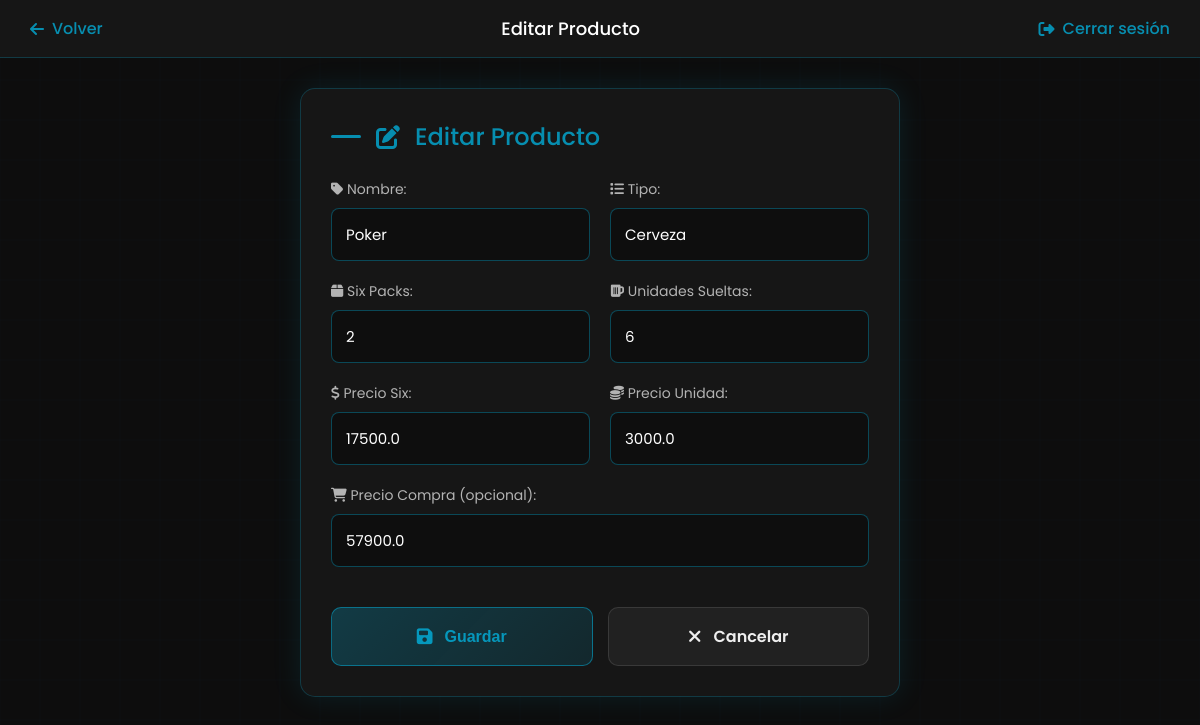
The page /editar_producto/18 (signed in) on the database its author committed.
### tables this page shows
CREATE TABLE productos (
    id INTEGER PRIMARY KEY AUTOINCREMENT,
    nombre TEXT NOT NULL,
    tipo TEXT,
    six_disponibles INTEGER,
    unidades_sueltas INTEGER,
    precio_six REAL,
    precio_unidad REAL,
    precio_compra REAL,
    ganancia_estimada REAL
);

### app.py (the view, shortened to what this page needs)
@app.route('/editar_producto/<int:id>', methods=['GET', 'POST'])
@login_requerido
def editar_producto(id):
    if session['rol'] != 'admin':
        return redirect(url_for('login'))
    cur = get_db().cursor()
    cur.execute("SELECT * FROM productos WHERE id = ?", (id,))
    producto = cur.fetchone()
    if not producto:
        return "Producto no encontrado", 404
    return render_template('editar_producto.html', producto=producto)

### app.py (called while the page is built)
def login_requerido(f):
    @wraps(f)
    def decorada(*args, **kwargs):
        if 'usuario' not in session:
            return redirect(url_for('login'))
        response = make_response(f(*args, **kwargs))
        response.headers['Cache-Control'] = 'no-store, no-cache, must-revalidate, max-age=0'
        response.headers['Pragma'] = 'no-cache'
        return response
    return decorada

def get_db():
    db = getattr(g, '_database', None)
    if db is None:
        db = g._database = sqlite3.connect(DATABASE)
    return db

@app.teardown_appcontext
def close_connection(exception):
    db = getattr(g, '_database', None)
    if db:
        db.close()

### templates/editar_producto.html (shortened to what this page needs)
<!DOCTYPE html>
<html lang="es">
<head>
  <link rel="stylesheet" href="https://cdnjs.cloudflare.com/ajax/libs/font-awesome/6.5.0/css/all.min.css" />
</head>
<body>
  <div class="navbar">
    <a href="{{ url_for('inventario') }}"><i class="fas fa-arrow-left"></i> Volver</a>
    <span>Editar Producto</span>
    <a href="/logout"><i class="fas fa-sign-out-alt"></i> Cerrar sesión</a>
  </div>
  <div class="contenedor">
    <h2><i class="fas fa-edit"></i> Editar Producto</h2>
    <form method="POST">
      <div class="form-group">
        <div>
          <label for="nombre"><i class="fas fa-tag"></i> Nombre:</label>
          <input type="text" id="nombre" name="nombre" value="{{ producto[1] }}" required>
        </div>
        <div>
          <label for="tipo"><i class="fas fa-list"></i> Tipo:</label>
          <input type="text" id="tipo" name="tipo" value="{{ producto[2] }}">
        </div>
      </div>
      <div class="form-group">
        <div>
          <label for="six_disponibles"><i class="fas fa-box"></i> Six Packs:</label>
          <input type="number" id="six_disponibles" name="six_disponibles" value="{{ producto[3] }}" min="0">
        </div>
        <div>
          <label for="unidades_sueltas"><i class="fas fa-beer"></i> Unidades Sueltas:</label>
          <input type="number" id="unidades_sueltas" name="unidades_sueltas" value="{{ producto[4] }}" min="0">
        </div>
      </div>
      <div class="form-group">
        <div>
          <label for="precio_six"><i class="fas fa-dollar-sign"></i> Precio Six:</label>
          <input type="number" step="0.01" id="precio_six" name="precio_six" value="{{ producto[5] }}" min="0">
        </div>
        <div>
          <label for="precio_unidad"><i class="fas fa-coins"></i> Precio Unidad:</label>
          <input type="number" step="0.01" id="precio_unidad" name="precio_unidad" value="{{ producto[6] }}" min="0">
        </div>
      </div>
      <div>
        <label for="precio_compra"><i class="fas fa-shopping-cart"></i> Precio Compra (opcional):</label>
        <input type="number" step="0.01" id="precio_compra" name="precio_compra"
               value="{{ producto[7] if producto[7] else '' }}" min="0">
      </div>
      <div class="btn-group">
        <button type="submit" class="btn btn-primary">
          <i class="fas fa-save"></i> Guardar
        </button>
        <a href="{{ url_for('inventario') }}" class="btn btn-secondary">
          <i class="fas fa-times"></i> Cancelar
        </a>
      </div>
    </form>
  </div>
</body>
</html>

### templates/editar_producto.html (style rules this page uses)
* { box-sizing: border-box; margin: 0; padding: 0; }
body { font-family: 'Poppins', sans-serif; background-size: 40px 40px; color: #eee; min-height: 100vh; }
.navbar { background: rgba(26, 26, 26, 0.8); padding: 15px 30px; display: flex; justify-content: space-between; align-items: center; border-bottom: 1px solid rgba(0, 204, 255, 0.2); backdrop-filter: blur(5px); }
.navbar a { color: #00ccffaa; text-decoration: none; font-weight: 500; display: flex; align-items: center; gap: 8px; transition: all 0.3s ease; }
.navbar span { color: #fff; font-weight: 500; font-size: 18px; }
.contenedor { max-width: 600px; margin: 30px auto; padding: 30px; background: rgba(26, 26, 26, 0.8); border-radius: 15px; box-shadow: 0 0 30px rgba(0, 204, 255, 0.1); backdrop-filter: blur(5px); border: 1px solid rgba(0, 204, 255, 0.2); }
h2 { color: #00ccffaa; margin-bottom: 25px; font-weight: 500; display: flex; align-items: center; gap: 15px; }
h2::before { content: ''; display: block; width: 30px; height: 3px; background: #00ccffaa; border-radius: 3px; }
form { display: grid; gap: 20px; }
.form-group { display: grid; gap: 20px; grid-template-columns: 1fr 1fr; }
label { display: block; margin-bottom: 8px; color: #b3b3b3; font-size: 14px; font-weight: 400; }
input, select { width: 100%; padding: 14px; border-radius: 8px; border: 1px solid rgba(0, 204, 255, 0.3); background: rgba(0, 0, 0, 0.3); color: #fff; font-family: 'Poppins', sans-serif; font-size: 15px; transition: all 0.3s ease; }
.btn-group { display: flex; gap: 15px; margin-top: 20px; }
.btn { flex: 1; padding: 16px; border: none; border-radius: 10px; font-weight: 600; font-size: 16px; cursor: pointer; transition: all 0.3s ease; display: flex; align-items: center; justify-content: center; gap: 12px; text-decoration: none; }
.btn-primary { background: linear-gradient(135deg, rgba(0, 204, 255, 0.2), rgba(0, 204, 255, 0.1)); color: #00ccffaa; border: 1px solid rgba(0, 204, 255, 0.4); }
.btn-secondary { background: rgba(255, 255, 255, 0.05); color: #eee; border: 1px solid rgba(255, 255, 255, 0.1); }
.btn i { font-size: 18px; transition: all 0.3s ease; }

### rows shown on the page
productos: nombre "Poker", tipo "Cerveza", six_disponibles "2", unidades_sueltas "6", precio_six "17500.0", precio_unidad "3000.0", precio_compra "57900.0"
